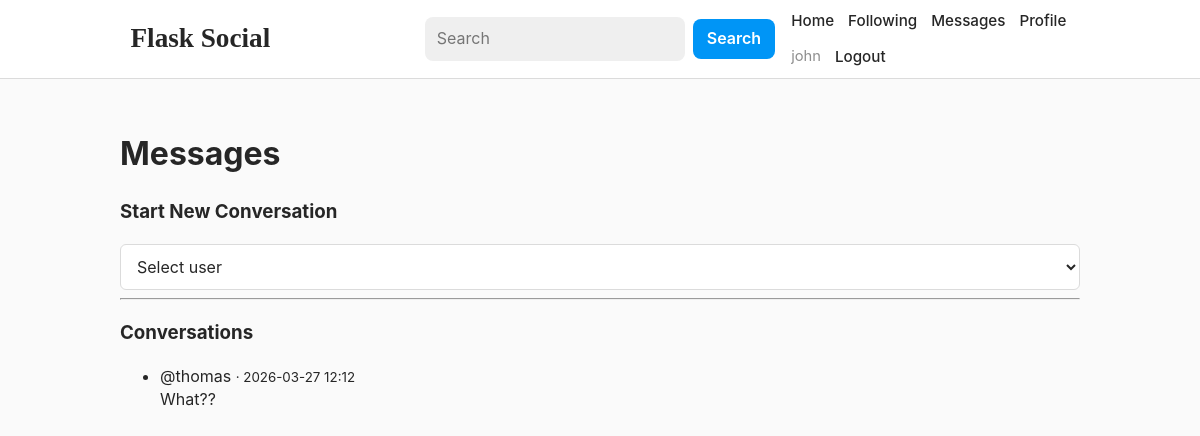
Screenshot of /messages (signed in) with the database file from the repository.
### app/models.py (models this page shows, shortened)
class User(UserMixin, db.Model):
    id = db.Column(db.Integer, primary_key=True)
    username = db.Column(db.String(32), unique=True, index=True, nullable=False)
    email = db.Column(db.String(120), unique=True, index=True, nullable=False)
    password_hash = db.Column(db.String(256), nullable=False)
    bio = db.Column(db.String(280), default="")
    created_at = db.Column(db.DateTime, default=datetime.utcnow)
    posts = db.relationship(
        "Post",
        back_populates="author",
        cascade="all, delete-orphan",
        lazy="dynamic",
    )
    followed = db.relationship(
        "User",
        secondary=followers,
        primaryjoin=(followers.c.follower_id == id),
        secondaryjoin=(followers.c.followed_id == id),
        backref=db.backref("followers", lazy="dynamic"),
        lazy="dynamic",
    )
    likes = db.relationship("Like", backref="user", cascade="all, delete-orphan", lazy="dynamic")
    comments = db.relationship("Comment", backref="author", cascade="all, delete-orphan", lazy="dynamic")
    sent_messages = db.relationship(
        "Message",
        foreign_keys="Message.sender_id",
        backref="sender",
        lazy="dynamic",
        cascade="all, delete-orphan",
    )
    received_messages = db.relationship(
        "Message",
        foreign_keys="Message.recipient_id",
        backref="recipient",
        lazy="dynamic",
        cascade="all, delete-orphan",
    )
    points = db.Column(db.Integer, default=0, nullable=False)

class Message(db.Model):
    id = db.Column(db.Integer, primary_key=True)
    sender_id = db.Column(db.Integer, db.ForeignKey("user.id"), nullable=False, index=True)
    recipient_id = db.Column(db.Integer, db.ForeignKey("user.id"), nullable=False, index=True)
    body = db.Column(db.String(2000), nullable=False)
    timestamp = db.Column(db.DateTime, default=datetime.utcnow, index=True)
    is_read = db.Column(db.Boolean, default=False, nullable=False)

### app/main/routes.py (the view)
@bp.route("/messages")
@login_required
def inbox():
    msgs = (
        Message.query.filter(
            (Message.sender_id == current_user.id) | (Message.recipient_id == current_user.id)
        )
        .order_by(Message.timestamp.desc())
        .all()
    )
    latest_by_user = {}
    for m in msgs:
        other_id = m.recipient_id if m.sender_id == current_user.id else m.sender_id
        if other_id not in latest_by_user:
            latest_by_user[other_id] = m
    others = User.query.filter(User.id.in_(latest_by_user.keys())).all() if latest_by_user else []
    other_map = {u.id: u for u in others}
    threads = []
    for other_id, last_msg in latest_by_user.items():
        other_user = other_map.get(other_id)
        if other_user:
            threads.append((other_user, last_msg))
    threads.sort(key=lambda t: t[1].timestamp, reverse=True)
    all_users = User.query.filter(User.id != current_user.id).order_by(User.username.asc()).all()
    return render_template("main/inbox.html", threads=threads, all_users=all_users)

### app/templates/main/inbox.html (shortened to what this page needs)
{% extends "base.html" %}
{% block content %}
  <h1>Messages</h1>
  <h3>Start New Conversation</h3>
  <form method="get" action="" id="newMessageForm">
    <select id="userSelect" onchange="goToThread()">
      <option value="">Select user</option>
    </select>
  </form>
  <hr>
  <h3>Conversations</h3>
  {% if threads %}
    <ul>
      {% for other, last in threads %}
        <li>
          <a href="{{ url_for('main.thread', username=other.username) }}">
            @{{ other.username }}
          </a>
          <small>· {{ last.timestamp.strftime('%Y-%m-%d %H:%M') }}</small>
          <div style="white-space: pre-wrap;">{{ last.body }}</div>
        </li>
      {% endfor %}
    </ul>
  {% else %}
    <p>No conversations yet.</p>
  {% endif %}
{% endblock %}

### app/templates/base.html (shortened to what this page needs)
<!doctype html>
<html lang="en">
<head>
  <link rel="stylesheet" href="{{ url_for('static', filename='css/styles.css') }}">
</head>
<body>
  <header class="topbar">
    <div class="topbar-inner">
      <div class="nav-left">
        <a class="brand" href="{{ url_for('main.index') }}">Flask Social</a>
      </div>
      <div class="nav-center">
        <form method="get" action="{{ url_for('main.search') }}" class="search-form">
          <input type="text" name="q" placeholder="Search">
          <button type="submit">Search</button>
        </form>
      </div>
      <div class="nav-right">
        <a class="nav-link" href="{{ url_for('main.index') }}">Home</a>
        {% if current_user.is_authenticated %}
          <a class="nav-link" href="{{ url_for('main.following_feed') }}">Following</a>
          <a class="nav-link" href="{{ url_for('main.inbox') }}">Messages</a>
          <a class="nav-link" href="{{ url_for('main.profile', username=current_user.username) }}">Profile</a>
          <span class="user-badge">{{ current_user.username }}</span>
          <a class="nav-link" href="{{ url_for('auth.logout') }}">Logout</a>
        {% else %}
          <a class="nav-link" href="{{ url_for('auth.login') }}">Login</a>
          <a class="nav-link" href="{{ url_for('auth.register') }}">Register</a>
        {% endif %}
      </div>
    </div>
  </header>
  <main class="container">
    {% block content %}{% endblock %}
  </main>
</body>
</html>

### app/static/css/styles.css (style rules this page uses)
:root { --bg: #fafafa; --surface: #ffffff; --border: #dbdbdb; --text: #262626; --muted: #8e8e8e; --primary: #0095f6; --primary-hover: #1877f2; --danger: #ed4956; --shadow: 0 1px 2px rgba(0, 0, 0, 0.06); --font: -apple-system, BlinkMacSystemFont, "Segoe UI", Roboto, Helvetica, Arial, sans-serif; --max-width: 975px; --feed-width: 470px; }
* { box-sizing: border-box; }
html, body { margin: 0; padding: 0; background: var(--bg); color: var(--text); font-family: var(--font); }
body { line-height: 1.45; }
a { color: var(--text); text-decoration: none; }
.topbar { position: sticky; top: 0; z-index: 30; background: var(--surface); border-bottom: 1px solid var(--border); }
.topbar-inner { max-width: var(--max-width); margin: 0 auto; padding: 10px 18px; display: grid; grid-template-columns: 1fr auto 1fr; align-items: center; gap: 16px; }
.nav-left { justify-self: start; display: flex; align-items: center; gap: 14px; flex-wrap: wrap; }
.nav-center { justify-self: center; }
.nav-right { justify-self: end; display: flex; align-items: center; gap: 14px; flex-wrap: wrap; }
.brand { font-size: 1.7rem; font-weight: 700; font-family: "Segoe Script", "Brush Script MT", cursive; color: var(--text); }
.nav-link { font-size: 0.95rem; font-weight: 500; color: var(--text); }
.user-badge { font-size: 0.92rem; color: var(--muted); }
.search-form { display: flex; align-items: center; gap: 8px; }
.search-form input[type="text"] { width: 260px; background: #efefef; border: none; border-radius: 8px; padding: 10px 12px; font: inherit; }
.container { max-width: 1000px; margin: 0 auto; padding: 30px 20px 40px; }
form { margin: 0; }
input[type="text"], input[type="email"], input[type="password"], textarea, select { width: 100%; padding: 11px 12px; border: 1px solid var(--border); border-radius: 6px; font: inherit; background: #fff; color: var(--text); }
button, .button { display: inline-flex; align-items: center; justify-content: center; border: none; border-radius: 8px; padding: 8px 14px; background: var(--primary); color: #fff; font: inherit; font-weight: 600; cursor: pointer; }

### rows the page displays
User: username "john"
User: username "thomas", timestamp "2026-03-27 12:12", body "What??"
